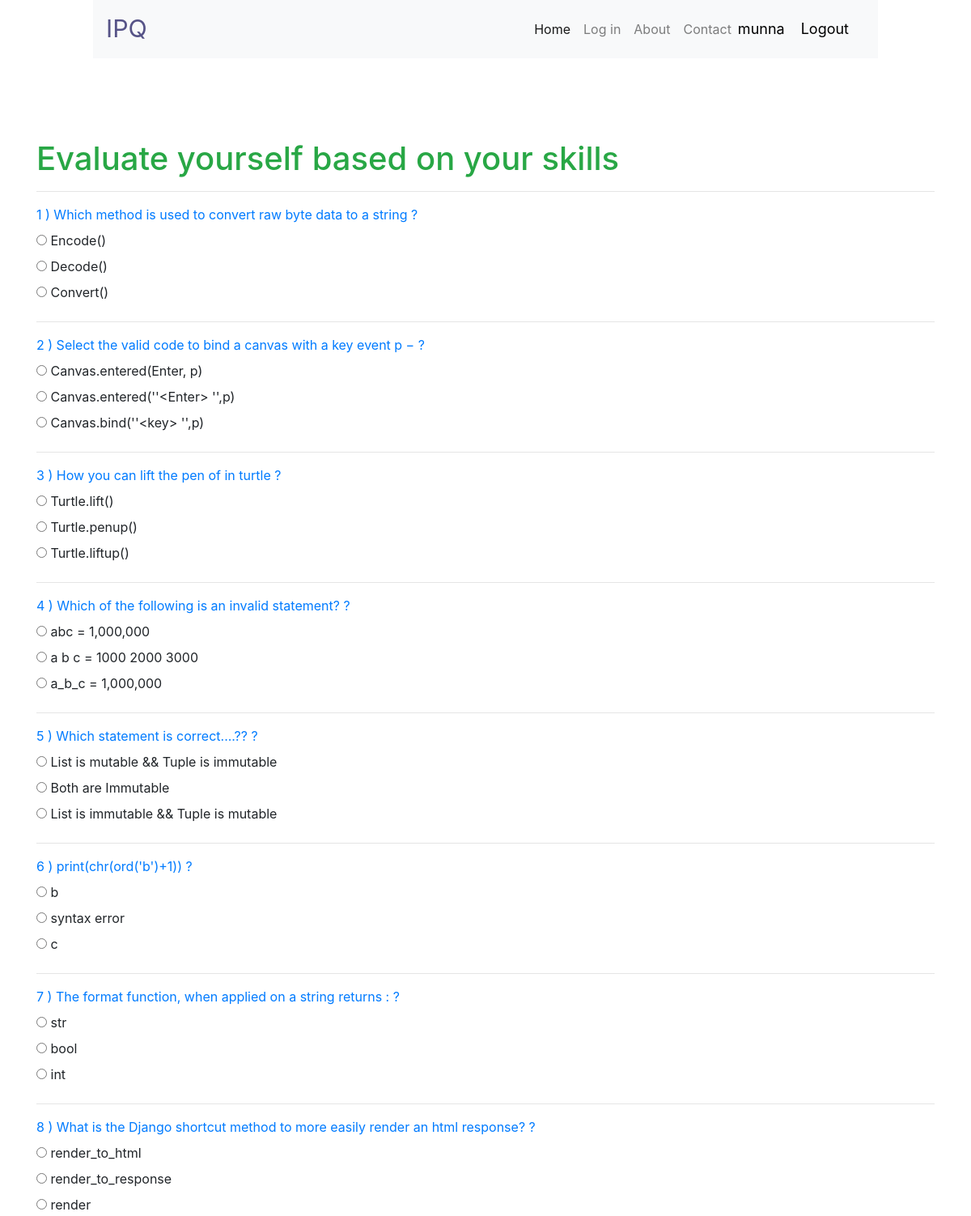
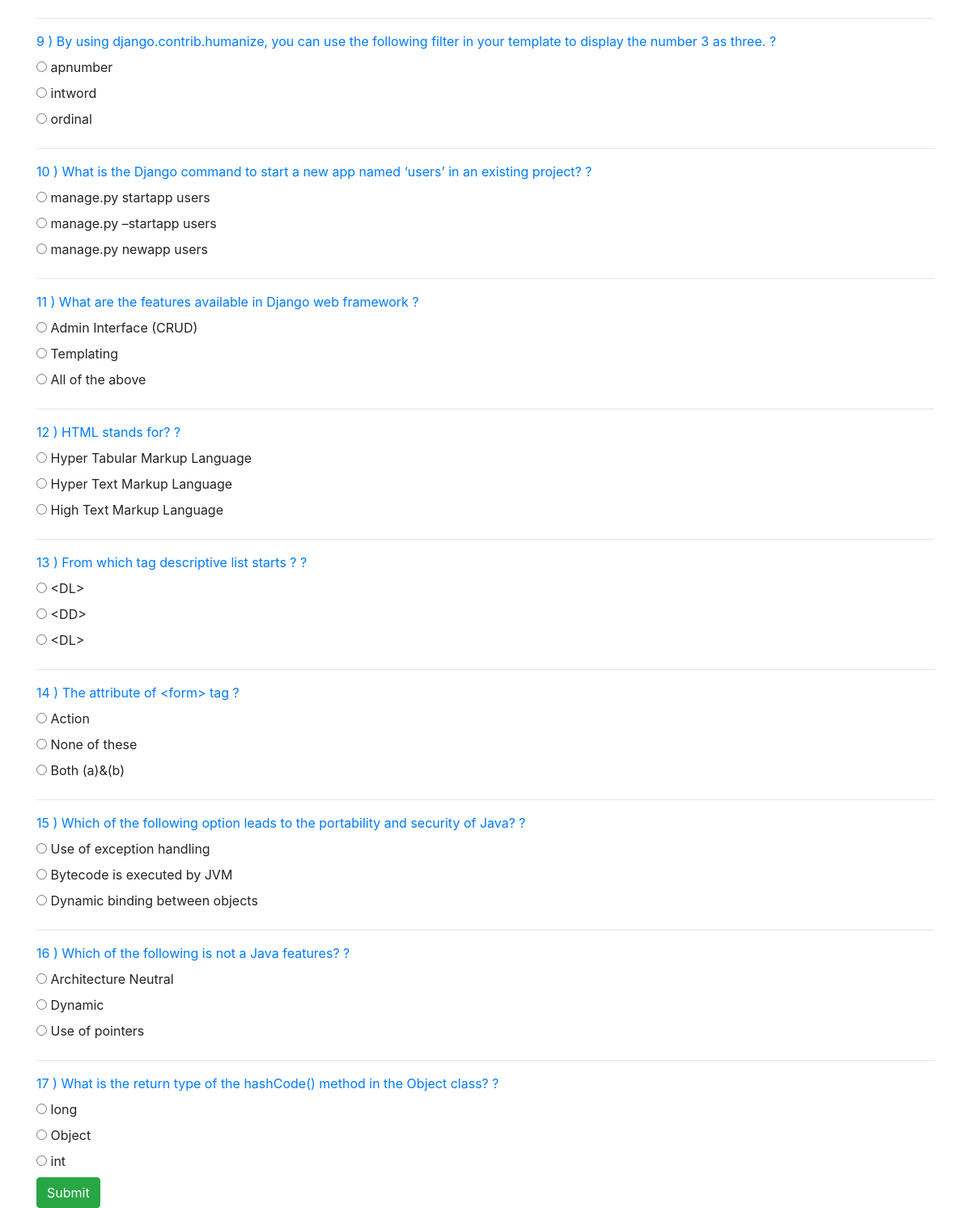
Page /evaluate/ (signed in) on the committed database (2 pictures, top to bottom).
### quiz/models.py (models this page shows)
class Quiz(models.Model):
    question = models.CharField(max_length=200, null=True)
    option1 = models.CharField(max_length=100, null=True)
    option2 = models.CharField(max_length=100, null=True)
    option3 = models.CharField(max_length=100, null=True)
    correctAns = models.CharField(max_length=100, null=True)
    tag = models.CharField(max_length=100, null=True)

### quiz/views.py (the view)
# urls.py: path('evaluate/', views.evaluate, name='evaluate'),
def evaluate(request):
    quiz = Quiz.objects.all()
    return render(request, "quiz.html", {"quiz":quiz})

### templates/quiz.html (shortened to what this page needs)
{% extends 'nav.html' %}
{% load static %}
{% block body %}
<body>
    <div class="quiz">
        <div class="container">
            <h1 class="text-success mt-3">Evaluate yourself based on your skills</h1>
                {% for i in quiz %}
                <hr>
            <div>
                <form action="">
                <label class="text-primary">{{i.id}} ) {{i.question}} ?</label>
                <div class="radio">
                    <label><input type="radio" class="rb" name={{i.id}} id="option1" value="{{i.option1}}"> {{i.option1}}</label>
                  </div>
                  <div class="radio">
                    <label><input type="radio" class="rb" name={{i.id}} id="option2" value="{{i.option2}}"> {{i.option2}}</label>
                  </div>
                  <div class="radio disabled">
                    <label><input type="radio" class="rb" name={{i.id}} id="option2" value="{{i.option3}}"> {{i.option3}}</label>
                  </div>
            </div>
            {% endfor %}
            <input type="submit" class="btn btn-success" value="Submit" id="b11" onclick="getAnswer()">
            <br>
        </div>
    </div>
</body>
{% endblock %}

### templates/nav.html (shortened to what this page needs)
{% load static %}
<!DOCTYPE html>
<html lang="en">
<head>
    <link rel="stylesheet" href="{% static 'css/main.css' %}">
    <link rel="stylesheet" href="https://stackpath.bootstrapcdn.com/bootstrap/4.5.2/css/bootstrap.min.css">
</head>
<body>
    <div class="container-fluid nav_bg">
        <div class="row">
          <div class ="col-10 mx-auto ">
          <nav class="navbar navbar-expand-lg navbar-light bg-light">
             <a class="navbar-brand" href="/landingpage">IPQ</a>
             <div class="collapse navbar-collapse" id="navbarSupportedContent">
               <ul class="navbar-nav ml-auto">
                 <li class="nav-item active">
                   <a class="nav-link" href="/home">Home <span class="sr-only">(current)</span></a>
                 </li>
                 <li class="nav-item">
                   <a class="nav-link" href="/login">Log in</a>
                 </li>
                 <li class="nav-item">
                   <a class="nav-link" href="/about">About</a>
                 </li>
                 <li class="nav-item">
                   <a class="nav-link" href="/contact">Contact</a>
                 </li>
               </ul>
             </div>
              <span class="hello-msg">{{request.user}}</span>
              <span ><a  class="hello-msg" href="{% url 'logout' %}">Logout</a></span>
           </nav>
         </div>
        </div>
      </div>
{% block body %}
{% endblock %}
</body>
</html>

### static/css/main.css (style rules this page uses)
.navbar { background-color: #fff !important; }
.navbar-brand { font-size: 1.9rem !important; color: #565387 !important; }
.container { width: 100%; margin-top: 100px; }
.hello-msg { font-size: 18px; color: black; margin-right: 20px; }

### rows in the picture
Quiz: id "1", question "Which method is used to convert raw byte data to a string", option1 "Encode()", option2 "Decode()", option3 "Convert()"
Quiz: id "2", question "Select the valid code to bind a canvas with a key event p −", option1 "Canvas.entered(Enter, p)", option2 "Canvas.entered(''<Enter> '',p)", option3 "Canvas.bind(''<key> '',p)"
Quiz: id "3", question "How you can lift the pen of in turtle", option1 "Turtle.lift()", option2 "Turtle.penup()", option3 "Turtle.liftup()"
Quiz: id "4", question "Which of the following is an invalid statement?", option1 "abc = 1,000,000", option2 "a b c = 1000 2000 3000", option3 "a_b_c = 1,000,000"
Quiz: id "5", question "Which statement is correct....??", option1 "List is mutable && Tuple is immutable", option2 "Both are Immutable", option3 "List is immutable && Tuple is mutable"
Quiz: id "6", question "print(chr(ord('b')+1))", option1 "b", option2 "syntax error", option3 "c"
Quiz: id "7", question "The format function, when applied on a string returns :", option1 "str", option2 "bool", option3 "int"
Quiz: id "8", question "What is the Django shortcut method to more easily render an html response?", option1 "render_to_html", option2 "render_to_response", option3 "render"
Quiz: id "9", question "By using django.contrib.humanize, you can use the following filter in your template to display the number 3 as three.", option1 "apnumber", option2 "intword", option3 "ordinal"
Quiz: id "10", question "What is the Django command to start a new app named ‘users’ in an existing project?", option1 "manage.py startapp users", option2 "manage.py –startapp users", option3 "manage.py newapp users"
Quiz: id "11", question "What are the features available in Django web framework", option1 "Admin Interface (CRUD)", option2 "Templating", option3 "All of the above"
Quiz: id "12", question "HTML stands for?", option1 "Hyper Tabular Markup Language", option2 "Hyper Text Markup Language", option3 "High Text Markup Language"
Quiz: id "13", question "From which tag descriptive list starts ?", option1 "<DL>", option2 "<DD>", option3 "<DL>"
Quiz: id "14", question "The attribute of <form> tag", option1 "Action", option2 "None of these", option3 "Both (a)&(b)"
Quiz: id "15", question "Which of the following option leads to the portability and security of Java?", option1 "Use of exception handling", option2 "Bytecode is executed by JVM", option3 "Dynamic binding between objects"
Quiz: id "16", question "Which of the following is not a Java features?", option1 "Architecture Neutral", option2 "Dynamic", option3 "Use of pointers"
Quiz: id "17", question "What is the return type of the hashCode() method in the Object class?", option1 "long", option2 "Object", option3 "int"

### other values in the picture
{{ request.user }} "munna"
